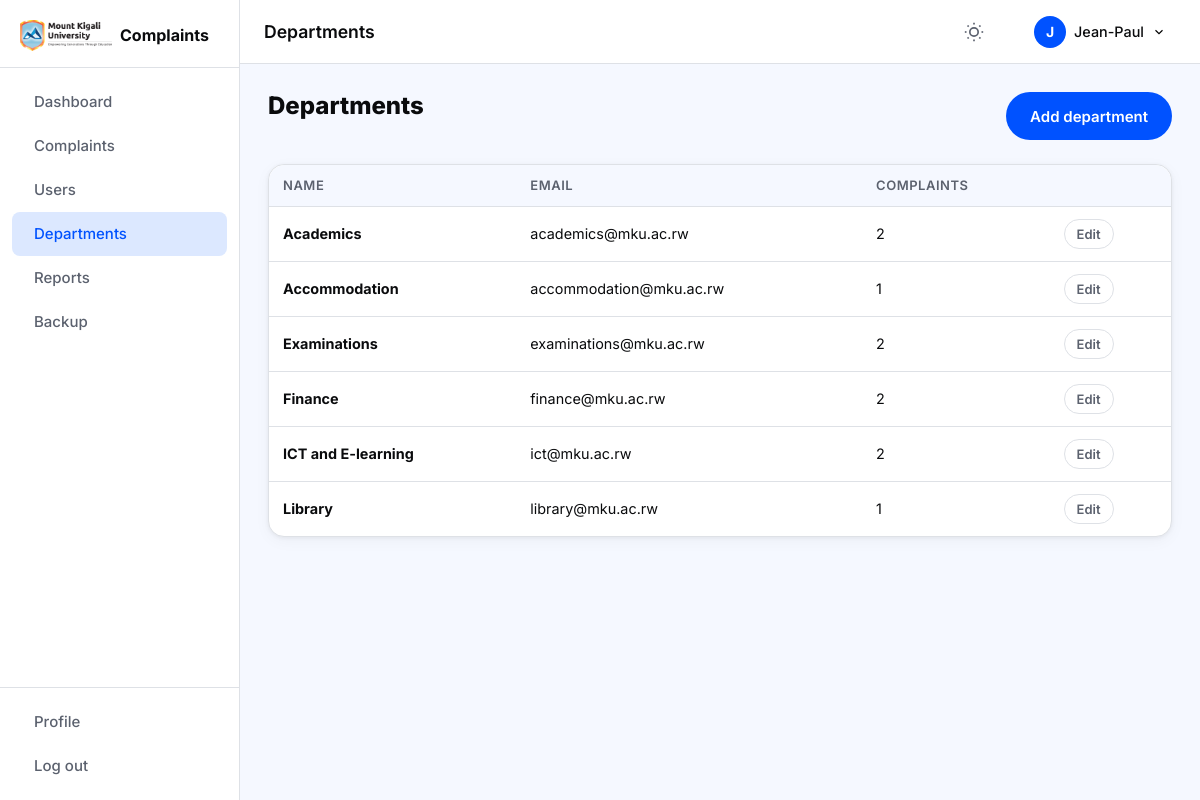
The app's page /admin/departments.php (signed in) with its own data.
### tables this page shows
CREATE TABLE `departments` (
    `id`         INT UNSIGNED NOT NULL AUTO_INCREMENT,
    `name`       VARCHAR(100) NOT NULL,
    `email`      VARCHAR(150) DEFAULT NULL,
    PRIMARY KEY (`id`)
);

### includes/functions.php (called while the page is built, shortened)
<?php
function e(string $value): string {
    return htmlspecialchars($value, ENT_QUOTES | ENT_SUBSTITUTE, 'UTF-8');
}

### admin/departments.php (the view, shortened to what this page needs)
<?php
require_once dirname(__DIR__) . '/includes/functions.php';
$pdo = get_db();
$departments = $pdo->query(
    'SELECT d.*, COUNT(c.id) AS complaint_count
     FROM departments d
     LEFT JOIN complaints c ON c.department_id = d.id
     GROUP BY d.id ORDER BY d.name'
)->fetchAll();
include dirname(__DIR__) . '/includes/header.php';
?>
<div class="page-header">
  <div><h2 class="page-title">Departments</h2></div>
  <button class="btn btn--primary" onclick="document.getElementById('add-dept-modal').removeAttribute('hidden')">
    <?= icon('plus-circle') ?> Add department
  </button>
</div>
<div class="card table-card">
  <div class="table-wrap">
    <table class="table">
      <thead>
        <tr>
          <th>Name</th><th>Email</th><th>Complaints</th><th><span class="sr-only">Actions</span></th>
        </tr>
      </thead>
      <tbody>
        <?php foreach ($departments as $d): ?>
        <tr>
          <td><strong><?= e($d['name']) ?></strong></td>
          <td><?= $d['email'] ? e($d['email']) : '--' ?></td>
          <td><?= (int)$d['complaint_count'] ?></td>
          <td>
            <div class="action-group">
              <button class="btn btn--ghost btn--xs"
                      onclick="openEditDept(<?= $d['id'] ?>, '<?= addslashes($d['name']) ?>', '<?= addslashes($d['email'] ?? '') ?>')">
                <?= icon('edit') ?> Edit
              </button>
            </div>
          </td>
        </tr>
        <?php endforeach; ?>
      </tbody>
    </table>
  </div>
</div>
<?php include dirname(__DIR__) . '/includes/footer.php'; ?>

### assets/css/style.css (style rules this page uses)
:root { --blue: #0052FF; --blue-hover: #0045D8; --blue-light: #dce8ff; --text: #0A0B0D; --text-muted: #5B616E; --surface-1: #F5F8FF; --surface-2: #EEF0F3; --border: #DEE1E6; --success: #05B169; --success-bg: #d4f7e7; --warning: #F4A100; --warning-bg: #fff3d6; --error: #CF202F; --error-bg: #fde0e0; --info-bg: #dce8ff; --white: #ffffff; --shadow: 0 1px 4px rgba(0,0,0,0.06), 0 4px 16px rgba(0,0,0,0.04); --shadow-md: 0 4px 24px rgba(0,0,0,0.10); --radius-sm: 6px; --radius: 8px; --radius-lg: 16px; --radius-pill: 999px; --sidebar-w: 240px; --topbar-h: 64px; --transition: 150ms ease; }
*, *::before, *::after { box-sizing: border-box; margin: 0; padding: 0; }
html { font-size: 16px; scroll-behavior: smooth; }
body { font-family: 'Inter', system-ui, -apple-system, sans-serif; font-size: 1rem; line-height: 1.6; color: var(--text); background: var(--surface-1); -webkit-font-smoothing: antialiased; }
h1, h2, h3, h4, h5, h6 { font-weight: 700; line-height: 1.2; color: var(--text); }
button { cursor: pointer; font-family: inherit; }
.btn { display: inline-flex; align-items: center; justify-content: center; gap: 7px; font-family: inherit; font-size: 0.9375rem; font-weight: 600; height: 48px; padding: 0 24px; border-radius: var(--radius-pill); border: none; cursor: pointer; transition: background var(--transition), color var(--transition), box-shadow var(--transition); white-space: nowrap; text-decoration: none; position: relative; }
.btn--primary { background: var(--blue); color: #fff; }
.btn--ghost { background: transparent; color: var(--text-muted); border: 1px solid var(--border); }
.btn--xs { height: 30px; font-size: 0.8125rem; padding: 0 12px; }
.card { background: var(--white); border: 1px solid var(--border); border-radius: var(--radius-lg); box-shadow: var(--shadow); padding: 24px; }
.table-wrap { overflow-x: auto; }
.table { width: 100%; border-collapse: collapse; }
.table th { font-size: 0.8125rem; font-weight: 600; text-transform: uppercase; letter-spacing: 0.04em; color: var(--text-muted); padding: 10px 14px; text-align: left; background: var(--surface-1); border-bottom: 1px solid var(--border); white-space: nowrap; position: sticky; top: 0; }
.table td { padding: 12px 14px; border-bottom: 1px solid var(--border); font-size: 0.9rem; color: var(--text); vertical-align: middle; }
.table tbody tr:last-child td { border-bottom: none; }
.table-card { padding: 0; overflow: hidden; }
.table-card .table-wrap { border-radius: var(--radius-lg); }
.page-header { display: flex; align-items: flex-start; justify-content: space-between; gap: 16px; margin-bottom: 24px; flex-wrap: wrap; }
.page-title { font-size: 1.5rem; font-weight: 800; }
.action-group { display: flex; gap: 6px; align-items: center; flex-wrap: wrap; }

### records on screen
departments: name "Academics", email "academics@mku.ac.rw", complaint_count "2"
departments: name "Accommodation", email "accommodation@mku.ac.rw", complaint_count "1"
departments: name "Examinations", email "examinations@mku.ac.rw", complaint_count "2"
departments: name "Finance", email "finance@mku.ac.rw", complaint_count "2"
departments: name "ICT and E-learning", email "ict@mku.ac.rw", complaint_count "2"
departments: name "Library", email "library@mku.ac.rw", complaint_count "1"

### other values on screen
$item['label'] "Dashboard"
$item['label'] "Complaints"
$item['label'] "Users"
$item['label'] "Departments"
$item['label'] "Reports"
$item['label'] "Backup"
$page_title "Departments"
substr($current_user['full_name'], 0, 1) "J"
explode(' ', $current_user['full_name'])[0] "Jean-Paul"
